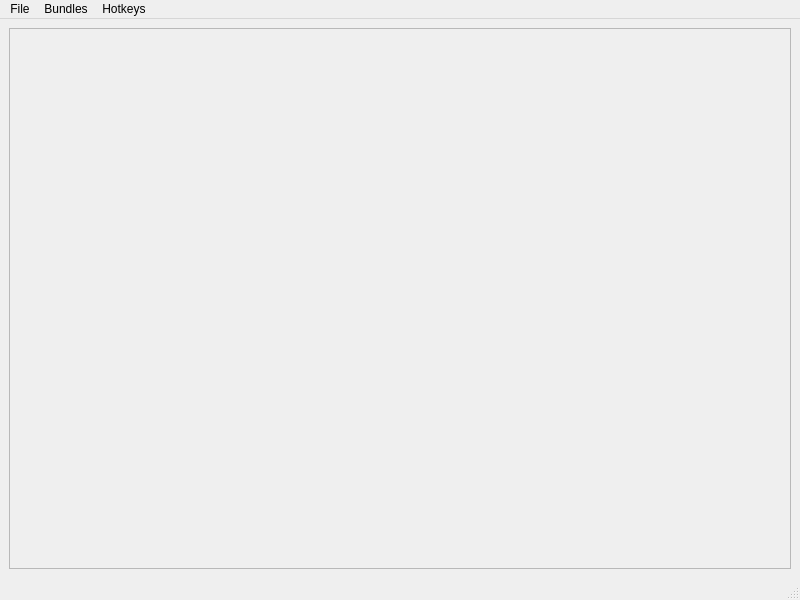
<?xml version="1.0" encoding="UTF-8"?>
<ui version="4.0">
 <class>HotkeySoundboard</class>
 <widget class="QMainWindow" name="HotkeySoundboard">
  <property name="geometry">
   <rect>
    <x>0</x>
    <y>0</y>
    <width>800</width>
    <height>600</height>
   </rect>
  </property>
  <property name="windowTitle">
   <string>HotkeySoundboard</string>
  </property>
  <property name="tabShape">
   <enum>QTabWidget::TabShape::Rounded</enum>
  </property>
  <widget class="QWidget" name="centralwidget">
   <layout class="QHBoxLayout" name="horizontalLayout">
    <item>
     <widget class="QScrollArea" name="scrollArea">
      <property name="widgetResizable">
       <bool>true</bool>
      </property>
      <widget class="QWidget" name="scrollAreaWidgetContents">
       <property name="geometry">
        <rect>
         <x>0</x>
         <y>0</y>
         <width>780</width>
         <height>537</height>
        </rect>
       </property>
      </widget>
     </widget>
    </item>
   </layout>
  </widget>
  <widget class="QMenuBar" name="menubar">
   <property name="geometry">
    <rect>
     <x>0</x>
     <y>0</y>
     <width>800</width>
     <height>21</height>
    </rect>
   </property>
   <widget class="QMenu" name="menuFile">
    <property name="title">
     <string>File</string>
    </property>
   </widget>
   <widget class="QMenu" name="menuGroups">
    <property name="title">
     <string>Bundles</string>
    </property>
    <addaction name="actionCreate_New_Bundle"/>
   </widget>
   <widget class="QMenu" name="menuHotkeys">
    <property name="title">
     <string>Hotkeys</string>
    </property>
    <addaction name="actionOpen_Hotkey_Manager"/>
   </widget>
   <addaction name="menuFile"/>
   <addaction name="menuGroups"/>
   <addaction name="menuHotkeys"/>
  </widget>
  <widget class="QStatusBar" name="statusbar"/>
  <action name="actionCreate_New_Bundle">
   <property name="icon">
    <iconset theme="QIcon::ThemeIcon::ListAdd"/>
   </property>
   <property name="text">
    <string>Create New Bundle</string>
   </property>
   <property name="shortcut">
    <string>Ctrl+N</string>
   </property>
  </action>
  <action name="actionOpen_Hotkey_Manager">
   <property name="text">
    <string>Open Hotkey Manager</string>
   </property>
  </action>
 </widget>
 <resources/>
 <connections/>
</ui>
